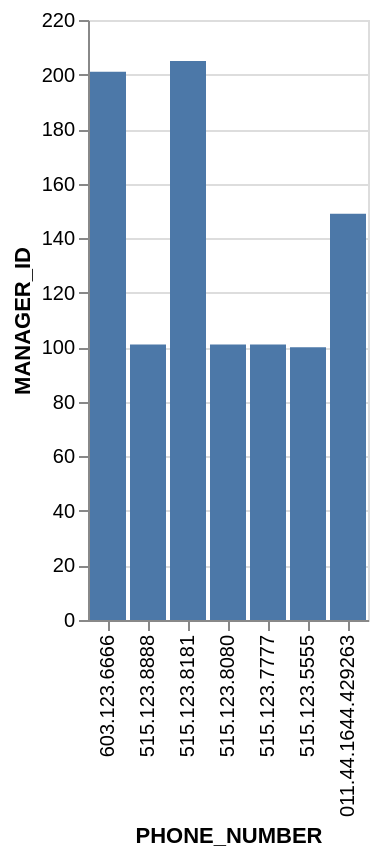

Vega-Lite specification for this chart:
### Vega-Lite specification from a JSON file in a GitHub repository (floating-point values rounded to 4 significant figures)
{"data": {"values": [{"x_data": "603.123.6666", "y_data": 201}, {"x_data": "515.123.8888", "y_data": 101}, {"x_data": "515.123.8181", "y_data": 205}, {"x_data": "515.123.8080", "y_data": 101}, {"x_data": "515.123.7777", "y_data": 101}, {"x_data": "515.123.5555", "y_data": 100}, {"x_data": "011.44.1644.429263", "y_data": 149}]}, "mark": "bar", "encoding": {"x": {"field": "x_data", "type": "nominal", "title": "PHONE_NUMBER", "sort": "descending"}, "y": {"field": "y_data", "type": "quantitative", "title": "MANAGER_ID"}}}
